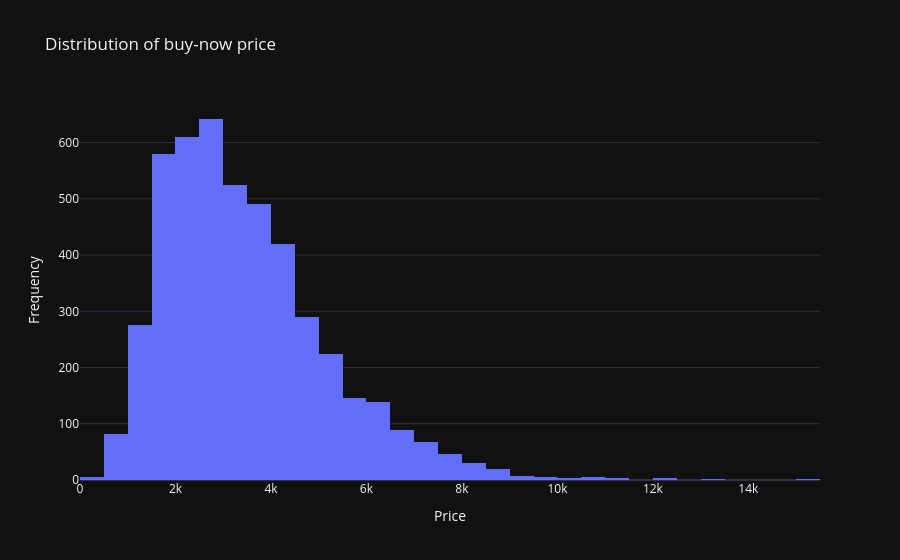

Notebook cell for this chart:
### Markdown cell above
Price distribution

### Code cell
fig = px.histogram(df, x="buynow_price", nbins=40, title="Distribution of buy-now price", template="plotly_dark")
fig.update_layout(xaxis_title="Price", yaxis_title="Frequency")
fig.update()

### Figure 1 — Plotly figure (JSON) as saved in the notebook; plotly's stock layout.template omitted (floating-point values rounded to 4 significant figures; data arrays with more than 128 entries replaced by an {"elided": "..."} marker saying what was removed)
{"data": [{"alignmentgroup": "True", "bingroup": "x", "hovertemplate": "buynow_price=%{x}<br>count=%{y}<extra></extra>", "legendgroup": "", "marker": {"color": "#636efa", "pattern": {"shape": ""}}, "name": "", "nbinsx": 40, "offsetgroup": "", "orientation": "v", "showlegend": false, "type": "histogram", "x": {"elided": "4711 float values"}, "xaxis": "x", "yaxis": "y"}], "layout": {"barmode": "relative", "legend": {"tracegroupgap": 0}, "title": {"text": "Distribution of buy-now price"}, "xaxis": {"anchor": "y", "domain": [0, 1], "title": {"text": "Price"}}, "yaxis": {"anchor": "x", "domain": [0, 1], "title": {"text": "Frequency"}}}}
